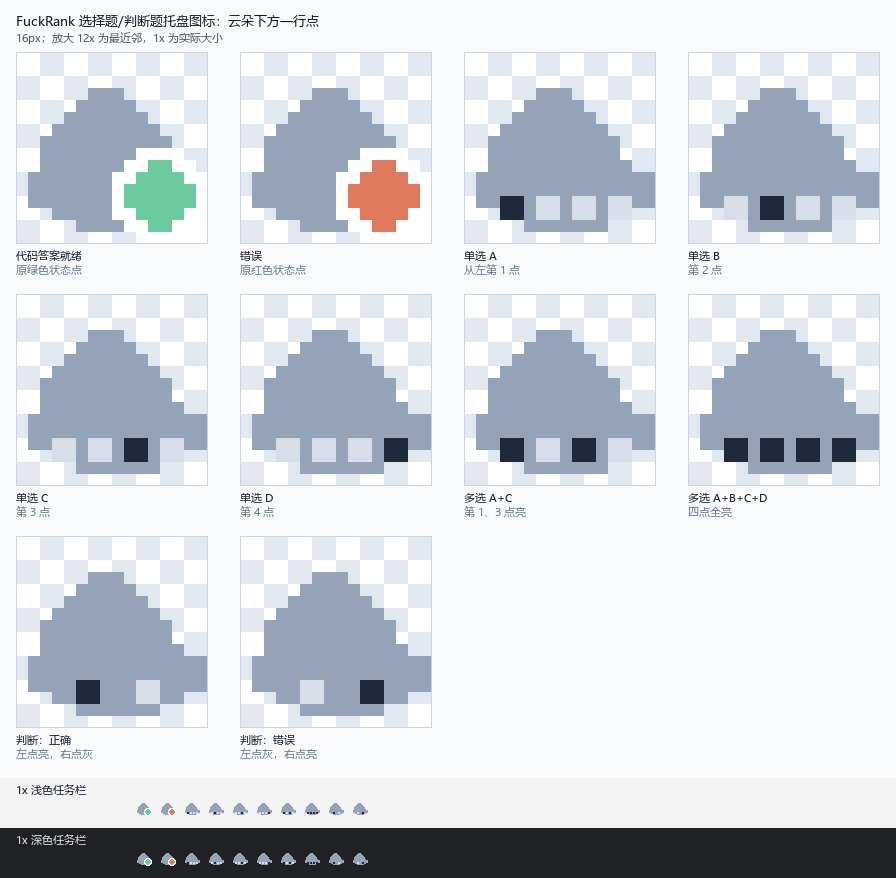

Generate this figure with Python:
"""Throwaway prototype #5: recommended dot-row language for round 2.

Output: docs/prototypes/tray-icon-row-recommended.png
"""
from __future__ import annotations

from pathlib import Path

from PIL import Image, ImageDraw, ImageFont

OUT = Path(__file__).with_name("tray-answer-row.png")
CLOUD = "#94A3B8"
SOCKET = "#D7DEE8"
DARK = "#1E293B"
GREEN = "#6BCB9F"
RED = "#E07A5F"

FONT = ImageFont.truetype("C:/Windows/Fonts/msyh.ttc", 13)
SMALL = ImageFont.truetype("C:/Windows/Fonts/msyh.ttc", 11)


def cloud(d: ImageDraw.ImageDraw) -> None:
    d.ellipse((1, 8, 15, 14), fill=CLOUD)
    d.ellipse((2, 5, 8, 11), fill=CLOUD)
    d.ellipse((6, 5, 12, 11), fill=CLOUD)
    d.ellipse((4, 3, 10, 9), fill=CLOUD)


def status_dot(d: ImageDraw.ImageDraw, color: str) -> None:
    d.ellipse((8, 8, 15, 15), fill="#FFFFFF")
    d.ellipse((9, 9, 14, 14), fill=color)


def dots(d: ImageDraw.ImageDraw, selected: str, keys: str = "ABCD") -> None:
    xs = {"ABCD": [3, 6, 9, 12], "AB": [5, 10]}[keys]
    for key, x in zip(keys, xs):
        d.rectangle((x, 12, x + 1, 13), fill=DARK if key in selected else SOCKET)


def icon(kind: str) -> Image.Image:
    img = Image.new("RGBA", (16, 16), (0, 0, 0, 0))
    d = ImageDraw.Draw(img)
    cloud(d)
    if kind == "status-ready":
        status_dot(d, GREEN)
    elif kind == "status-error":
        status_dot(d, RED)
    elif kind.startswith("bool-"):
        dots(d, "A" if kind == "bool-t" else "B", keys="AB")
    else:
        dots(d, kind.upper())
    return img


ITEMS = [
    ("status-ready", "代码答案就绪", "原绿色状态点"),
    ("status-error", "错误", "原红色状态点"),
    ("a", "单选 A", "从左第 1 点"),
    ("b", "单选 B", "第 2 点"),
    ("c", "单选 C", "第 3 点"),
    ("d", "单选 D", "第 4 点"),
    ("ac", "多选 A+C", "第 1、3 点亮"),
    ("abcd", "多选 A+B+C+D", "四点全亮"),
    ("bool-t", "判断：正确", "左点亮，右点灰"),
    ("bool-f", "判断：错误", "左点灰，右点亮"),
]

SCALE = 12
PAD = 16
LABEL_H = 34
CELL_W = 16 * SCALE + PAD * 2
COLS = 4
ROWS = (len(ITEMS) + COLS - 1) // COLS
TOP = 52
STRIP_H = 100
sheet = Image.new(
    "RGBA",
    (COLS * CELL_W, TOP + ROWS * (16 * SCALE + LABEL_H + PAD) + STRIP_H),
    (248, 250, 252, 255),
)
sd = ImageDraw.Draw(sheet)
sd.text((PAD, 12), "FuckRank 选择题/判断题托盘图标：云朵下方一行点", fill=(15, 23, 42, 255), font=FONT)
sd.text((PAD, 30), "16px；放大 12x 为最近邻，1x 为实际大小", fill=(71, 85, 105, 255), font=SMALL)

for i, (kind, title, note) in enumerate(ITEMS):
    c, r = i % COLS, i // COLS
    x = c * CELL_W + PAD
    y = TOP + r * (16 * SCALE + LABEL_H + PAD)
    big = icon(kind).resize((16 * SCALE, 16 * SCALE), Image.Resampling.NEAREST)
    for by in range(0, 16 * SCALE, 24):
        for bx in range(0, 16 * SCALE, 24):
            fill = (226, 232, 240, 255) if (bx // 24 + by // 24) % 2 else (255, 255, 255, 255)
            sd.rectangle((x + bx, y + by, x + bx + 23, y + by + 23), fill=fill)
    sheet.alpha_composite(big, (x, y))
    sd.rectangle((x, y, x + 16 * SCALE - 1, y + 16 * SCALE - 1), outline=(203, 213, 225, 255))
    sd.text((x, y + 16 * SCALE + 4), title, fill=(15, 23, 42, 255), font=SMALL)
    sd.text((x, y + 16 * SCALE + 18), note, fill=(100, 116, 139, 255), font=SMALL)

strip_top = TOP + ROWS * (16 * SCALE + LABEL_H + PAD)
sd.rectangle((0, strip_top, sheet.width, strip_top + 50), fill=(243, 243, 243, 255))
sd.text((PAD, strip_top + 4), "1x 浅色任务栏", fill=(15, 23, 42, 255), font=SMALL)
for i, (kind, _title, _note) in enumerate(ITEMS):
    sheet.alpha_composite(icon(kind), (PAD + 120 + i * 24, strip_top + 22))
sd.rectangle((0, strip_top + 50, sheet.width, strip_top + 100), fill=(32, 33, 36, 255))
sd.text((PAD, strip_top + 54), "1x 深色任务栏", fill=(226, 232, 240, 255), font=SMALL)
for i, (kind, _title, _note) in enumerate(ITEMS):
    sheet.alpha_composite(icon(kind), (PAD + 120 + i * 24, strip_top + 72))

sheet.save(OUT)
print(OUT)
